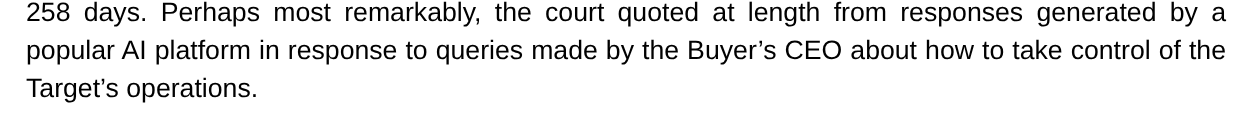
#> input picture assets/plates/fri20-auditor/proof-harvard-quoted.png, 1254 x 115 px
$ python -i thumb_options.py   (imports and definitions only)
#> lines starting #> are read from the running program, lines starting #| are printed output that depends on the picture
#!/usr/bin/env python3
"""thumb_options: two or three thumbnail options for one piece, the grid mock, and the critic's verdict on them.

The cover standard Krish approved (docs/production/COVER-STANDARD.md, Krish, 2026-11-09: "approve the cover standard as
written"), point 8: "Two or three options, never one, each shown in a mock of his grid beside the last five posts."
The thumbnail-designer skill (.agents/skills/thumbnail-designer/SKILL.md) runs this; produce-video step 5 calls it.

    python3 scripts/pages/build.py COVER_FACTS --thumbs --options 3 --brief BRIEF.json [--past COVER ...] --out WORK/thumbs
        draws each option in the week's one skin, the Receipt rules intact: OUT/options/<id>/ holds its wide and tall
        thumbnails and its own thumbs.json (the receipt making.py and visual_gate.py read), OUT/thumb-options.json the
        set (each file's sha256, the brief's, the checks code can make), OUT/grid-mock.png the grid mock and
        OUT/options/<id>/grid-mock.png each option's own. Two or three options, or none written.
    python3 scripts/pages/thumb_options.py mock OUT [--past COVER ...]
        draws the grid mock again, once the last five posted covers are on this machine (newest first).
    python3 scripts/pages/thumb_options.py verdict OUT CRITIC.json --reviewer thumbnail-critic
        writes OUT/thumb-verdict.json from the critic's answer: refused unless it judges every option on the set once,
        names each option's files with the sha256 the files have now and the set records, answers all seven checks, and
        was written by a reader that did not draw the options.
    python3 scripts/pages/thumb_options.py drive OUT a:wide=ID a:tall=ID b:wide=ID b:tall=ID [c:wide=ID c:tall=ID] mock=ID
        writes OUT/drive.json: the Drive id of each file's review copy (filed in his Drive's Inbox from My AI, docs/DRIVE.md),
        every option's two files and the grid mock, so the Publish Board can show the set with its Pick and Not this
        (view contract 1.16.0). making.py thumbnails reads it. Refused unless it names every file of the set on this
        machine and nothing else.
    python3 scripts/pages/thumb_options.py show OUT
    python3 scripts/pages/thumb_options.py --self-test

The options are declared in the cover facts as "thumb_options": [{"id": "a", "note": "what this one tries", ...}, ...].
An option may change only the proof's crop or picture ("proof", merged over the thumbnail's own proof) and the layout
("proof_width" 58%, 50% or 44% on the wide shape; "proof_first" puts the picture above the words on the tall shape;
"logos_under" puts the logos under the headline). The words, the logos, the skin and everything else are the piece's:
never a second skin, never his face, never a badge.

The grid mock is a 3-wide Instagram profile grid: each option's tall thumbnail in the first tile, as the grid shows it
(the middle 1080 x 1440, config/channel-safe-zones.json "instagram_grid"), beside the last five posted covers. A past
cover is only ever a file read on this machine (--past), recorded by its sha256: never drawn, never guessed. With none,
the mock shows the options alone and its record and its caption say so.

Nothing here posts, sends or files anything, and nothing outside the drawer's own output folder is written. The review
copies in Drive are filed by the session (docs/DRIVE.md); `drive` only records their ids beside the set.
"""
from __future__ import annotations

import argparse
import contextlib
import datetime as dt
import hashlib
import io
import json
import re
import shutil
import sys
from pathlib import Path

HERE = Path(__file__).resolve().parent
ROOT = HERE.parents[1]
OPTIONS_FILE = 'thumb-options.json'
VERDICT_FILE = 'thumb-verdict.json'
DRIVE_FILE = 'drive.json'
MOCK_FILE = 'grid-mock.png'
OPTIONS_DIR = 'options'
OPTION_IDS = ('a', 'b', 'c')
COUNTS = (2, 3)
PROOF_WIDTHS = ('58%', '50%', '44%')
LAYOUT_KEYS = ('proof_width', 'proof_first', 'logos_under')
OPTION_KEYS = {'id', 'note', 'proof', *LAYOUT_KEYS}
PROOF_KEYS = {'image', 'pdf', 'page', 'html', 'source', 'tag', 'ring', 'alt'}
PICTURE_KINDS = ('image', 'pdf', 'page', 'html')
# What an option may never change, and why, in his rules' words.
NOT_AN_OPTION = {
    'headline': 'the words are the ones he picked in the packaging round; every option carries the same words',
    'rows': 'the logos are the piece\'s, chosen in the brief; options differ in the proof\'s crop and the layout only',
    'strip': 'the logos are the piece\'s, chosen in the brief; options differ in the proof\'s crop and the layout only',
    'skin': 'every option wears the week\'s one skin, never a second',
    'portrait': 'the Receipt never shows his face (house rule THE_RECEIPT)',
    'background': 'the Receipt is drawn on its own ground, never a photograph behind the words',
    'show_tag': 'no badges or proof tags on a cover (COVER-STANDARD point 4)',
}
MAX_WORDS = 7   # COVER-STANDARD point 1
MAX_LOGOS = 3   # point 3
MAX_PARTS = 3   # point 2: one picture, the logos, the series label
QA = ROOT / '.agents' / 'skills' / 'thumbnail-designer' / 'references' / 'qa.md'
# The seven checks the critic answers on every option, in the order of the QA list (references/qa.md).
CHECKS = ('readable_at_grid', 'words_max', 'three_parts', 'logos_named', 'no_badges', 'title_hidden', 'promise_matches')
SEVERITIES = ('block', 'fix', 'note')
THUMB_FILES = {'wide': 'thumb-wide-1280x720.jpg', 'tall': 'thumb-tall-1080x1920.jpg'}
GRID_CROP = (0, 240, 1080, 1680)   # the middle 3:4 of a 1080 x 1920 cover: what the profile grid shows
TILE = (360, 480)
GAP = 4
PAST_MAX = 5
SHA = re.compile(r'^[0-9a-f]{64}$')
DRIVE_ID = re.compile(r'^[A-Za-z0-9_-]{10,}$')
DRIVE_FILE_ID = re.compile(r'^[A-Za-z0-9_-]{20,80}$')   # a Drive file id, the board's own rule (board/_drivePosts.ts)


class OptionsError(Exception):
    """A plain-words reason nothing was written."""


# ---------------------------------------------------------------- small helpers

def sha256_file(path) -> str:
    return hashlib.sha256(Path(path).read_bytes()).hexdigest()


def canonical(value) -> str:
    return json.dumps(value, sort_keys=True, separators=(',', ':'), ensure_ascii=False)


def line(value, most=600) -> bool:
    return isinstance(value, str) and bool(value.strip()) and len(value) <= most and '\n' not in value


# [5 lines left out: function norm_words, not called in this run]


def word_count(value) -> int:
    return len(norm_words(value).split())


def now_iso() -> str:
    return dt.datetime.now(dt.timezone.utc).isoformat(timespec='seconds')


# [166 lines left out: functions iso_time, brief_problems, merged_proof, option_facts, signature, option_problems and 1 more, not called in this run]


def set_digest(options: list[dict]) -> str:
    """One hash for the set: each option's id and its files' sha256s, in order."""
    return hashlib.sha256(canonical([[o['id'], [[f['shape'], f['file'], f['sha256']] for f in o['files']]] for o in options]).encode()).hexdigest()


# ---------------------------------------------------------------- the grid mock

def grid_tile(path, size=TILE):
    """One tile as the profile grid shows it: a 9:16 cover's middle 3:4 (GRID_CROP), any other picture cut to 3:4
    about its middle, scaled to the tile."""
#> called with size = (360, 480)
    from PIL import Image
    with Image.open(path) as src:
#> src is the input picture: PIL image 1254x115 RGB; min 0, max 255, mean 231.8
        im = src.convert('RGB')
    w, h = im.size
#> w = 1254; h = 115
    if (w, h) == (1080, 1920):
        im = im.crop(GRID_CROP)
    else:
        want = 3 / 4
        if w / h > want:
            nw = round(h * want)
#> nw = 86
            im = im.crop(((w - nw) // 2, 0, (w - nw) // 2 + nw, h))
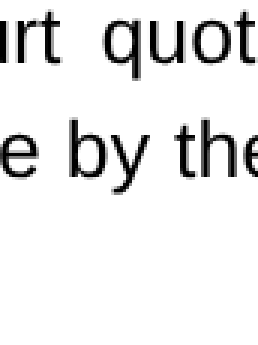
#> im: PIL image 86x115 RGB (shown 3 times larger); min 0, max 255, mean 232.8
        else:
            nh = round(w / want)
            im = im.crop((0, (h - nh) // 2, w, (h - nh) // 2 + nh))
    return im.resize(size, Image.LANCZOS)
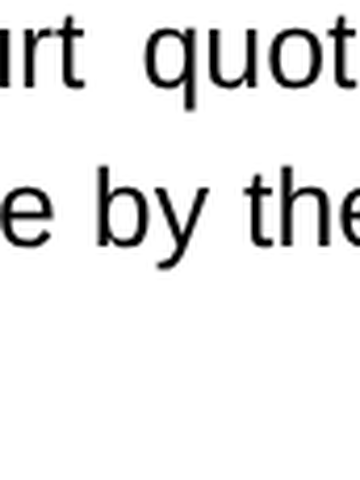
#> returned value: PIL image 360x480 RGB; min 0, max 255, mean 232.7


# [535 lines left out: functions grid_panel, past_note, draw_mock, clear_old, explained, draw and 11 more, not called in this run]


# [3 lines not run here, left out]

>>> result = grid_tile('../../assets/plates/fri20-auditor/proof-harvard-quoted.png')

$ run again, on assets/plates/two-passports/paper.jpg
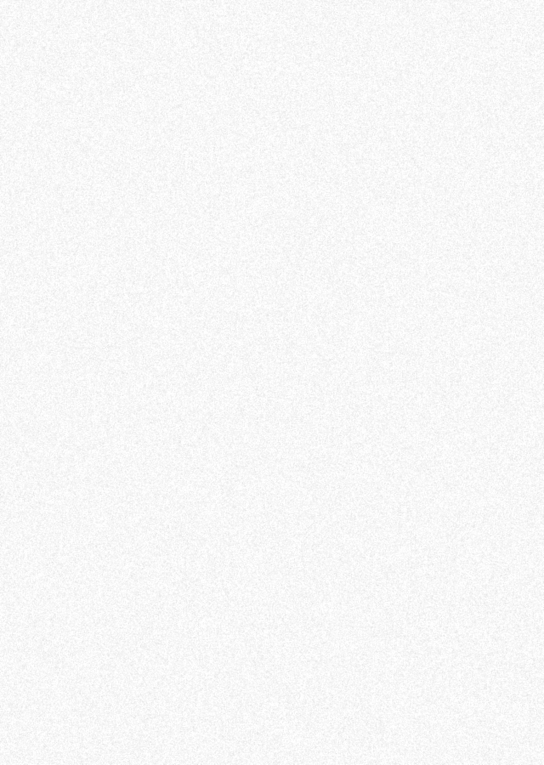
#> input picture assets/plates/two-passports/paper.jpg, 1088 x 1530 px (shown at 1/2 size)
#> in grid_tile, src is the input picture: PIL image 1088x1530 RGB; min 221, max 255, mean 247.3
#> in grid_tile, `im = im.crop((0, (h - nh) // 2, w, (h - nh) // 2 + nh))`:
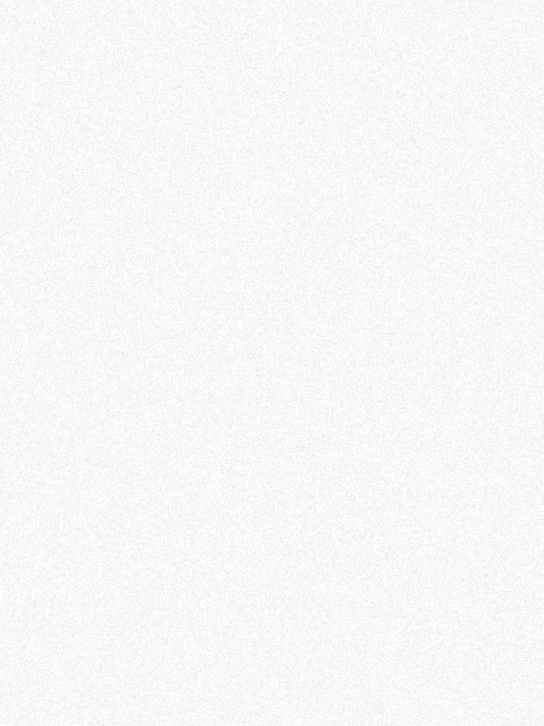
#> im: PIL image 1088x1451 RGB (shown at 1/2 size); min 221, max 255, mean 247.3
#> in grid_tile, `return im.resize(size, Image.LANCZOS)`:
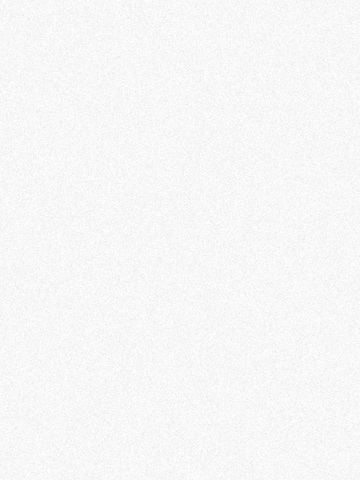
#> returned value: PIL image 360x480 RGB; min 232, max 255, mean 247.3
